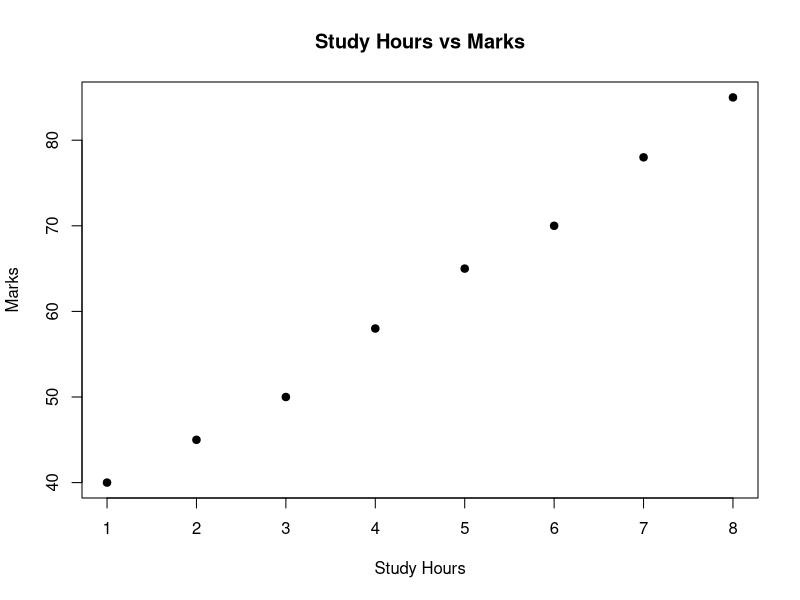

Reproduce this figure in R.
StudyHours <- c(1, 2, 3, 4, 5, 6, 7, 8)
Marks <- c(40, 45, 50, 58, 65, 70, 78, 85)

plot(StudyHours, Marks,
     main = "Study Hours vs Marks",
     xlab = "Study Hours",
     ylab = "Marks",
     pch = 19)
